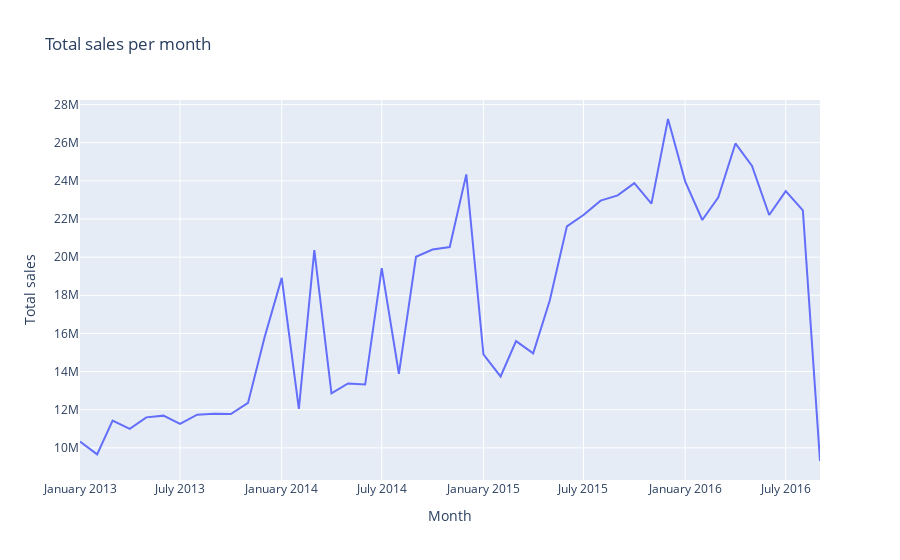

The code cell stored with this chart in its notebook:
### Markdown cell above
There are 2 cities (Quito and Guayaquil) which are by far the most popular ones with complete Quito's domination
Same for states, there are 2 main (Guayas, Pichincha) and 1 complete giant (Pichincha)

Now let's see total sales for every month

### Code cell
train_data['year_month'] = train_data['date'].dt.to_period('M')

monthly_sales_summary = train_data.groupby('year_month')['item_sales'].sum().reset_index()
monthly_sales_summary['year_month'] = monthly_sales_summary['year_month'].dt.to_timestamp()

fig = px.line(monthly_sales_summary, x='year_month', y='item_sales',
              labels={'year_month': 'Month', 'item_sales': 'Total sales'},
              title='Total sales per month')
fig.update_layout(xaxis=dict(tickformat='%B %Y'))
fig.show()

### Figure 1 — Plotly figure (JSON) as saved in the notebook; plotly's stock layout.template omitted (floating-point values rounded to 4 significant figures)
{"data": [{"hovertemplate": "Month=%{x}<br>Total sales=%{y}<extra></extra>", "legendgroup": "", "line": {"color": "#636efa", "dash": "solid"}, "marker": {"symbol": "circle"}, "mode": "lines", "name": "", "orientation": "v", "showlegend": false, "type": "scatter", "x": ["2013-01-01T00:00:00", "2013-02-01T00:00:00", "2013-03-01T00:00:00", "2013-04-01T00:00:00", "2013-05-01T00:00:00", "2013-06-01T00:00:00", "2013-07-01T00:00:00", "2013-08-01T00:00:00", "2013-09-01T00:00:00", "2013-10-01T00:00:00", "2013-11-01T00:00:00", "2013-12-01T00:00:00", "2014-01-01T00:00:00", "2014-02-01T00:00:00", "2014-03-01T00:00:00", "2014-04-01T00:00:00", "2014-05-01T00:00:00", "2014-06-01T00:00:00", "2014-07-01T00:00:00", "2014-08-01T00:00:00", "2014-09-01T00:00:00", "2014-10-01T00:00:00", "2014-11-01T00:00:00", "2014-12-01T00:00:00", "2015-01-01T00:00:00", "2015-02-01T00:00:00", "2015-03-01T00:00:00", "2015-04-01T00:00:00", "2015-05-01T00:00:00", "2015-06-01T00:00:00", "2015-07-01T00:00:00", "2015-08-01T00:00:00", "2015-09-01T00:00:00", "2015-10-01T00:00:00", "2015-11-01T00:00:00", "2015-12-01T00:00:00", "2016-01-01T00:00:00", "2016-02-01T00:00:00", "2016-03-01T00:00:00", "2016-04-01T00:00:00", "2016-05-01T00:00:00", "2016-06-01T00:00:00", "2016-07-01T00:00:00", "2016-08-01T00:00:00", "2016-09-01T00:00:00"], "xaxis": "x", "y": [10330000.0, 9659000.0, 11430000.0, 10990000.0, 11600000.0, 11690000.0, 11260000.0, 11740000.0, 11790000.0, 11780000.0, 12360000.0, 15800000.0, 18910000.0, 12040000.0, 20370000.0, 12860000.0, 13380000.0, 13320000.0, 19420000.0, 13890000.0, 20020000.0, 20400000.0, 20530000.0, 24340000.0, 14900000.0, 13740000.0, 15600000.0, 14960000.0, 17730000.0, 21620000.0, 22210000.0, 22960000.0, 23240000.0, 23880000.0, 22800000.0, 27240000.0, 23980000.0, 21950000.0, 23130000.0, 25960000.0, 24780000.0, 22210000.0, 23460000.0, 22450000.0, 9311000.0], "yaxis": "y"}], "layout": {"legend": {"tracegroupgap": 0}, "title": {"text": "Total sales per month"}, "xaxis": {"anchor": "y", "domain": [0, 1], "tickformat": "%B %Y", "title": {"text": "Month"}}, "yaxis": {"anchor": "x", "domain": [0, 1], "title": {"text": "Total sales"}}}}
